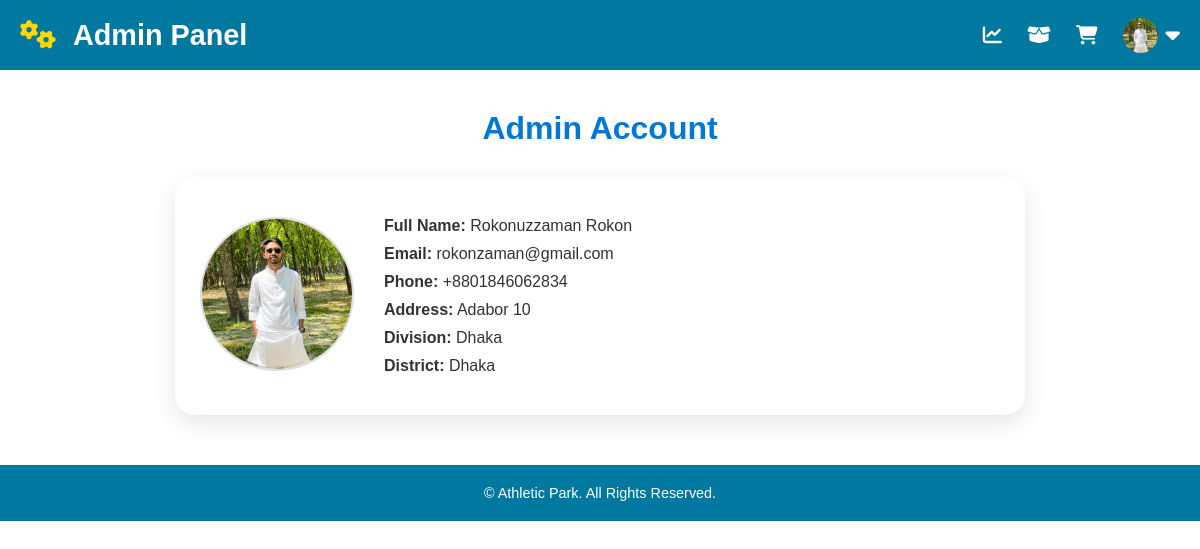
/admin/admin_profile.php (signed in), run on the app's committed database.
### tables this page shows
CREATE TABLE `users` (
  `id` int(11) NOT NULL,
  `fname` varchar(255) NOT NULL,
  `lname` varchar(255) NOT NULL,
  `address` varchar(255) NOT NULL,
  `phone` varchar(20) NOT NULL,
  `district` varchar(100) NOT NULL,
  `division` varchar(50) NOT NULL,
  `email` varchar(255) NOT NULL,
  `password` varchar(15) NOT NULL,
  `type` varchar(20) NOT NULL DEFAULT 'user',
  `profile_img` varchar(255) DEFAULT 'default.png'
);

### admin/admin_profile.php (the view, shortened to what this page needs)
<?php
include '../config.php';
include 'header.php';
$result = $mysqli->query("SELECT * FROM users WHERE id=".$_SESSION['id']." AND type='admin'");
$user = $result->fetch_object();
?>
<div class="account-section">
    <h2 class="section-title">Admin Account</h2>
    <div class="account-container">
        <div class="user-profile">
            <div class="profile-img">
                <img src="../images/users/<?php echo isset($user->profile_img) ? htmlspecialchars($user->profile_img) : 'default.png'; ?>" alt="Admin Image">
            </div>
            <div class="profile-details">
                <p><strong>Full Name:</strong> <?php echo htmlspecialchars($user->fname.' '.$user->lname); ?></p>
                <p><strong>Email:</strong> <?php echo htmlspecialchars($user->email); ?></p>
                <p><strong>Phone:</strong> <?php echo htmlspecialchars($user->phone); ?></p>
                <p><strong>Address:</strong> <?php echo htmlspecialchars($user->address); ?></p>
                <p><strong>Division:</strong> <?php echo htmlspecialchars($user->division); ?></p>
                <p><strong>District:</strong> <?php echo htmlspecialchars($user->district); ?></p>
            </div>
        </div>
    </div>
</div>
<?php include 'footer.php'; ?>

### admin/header.php (shortened to what this page needs)
<!DOCTYPE html>
<html lang="en">
<head>
<link rel="stylesheet" href="https://cdnjs.cloudflare.com/ajax/libs/font-awesome/6.4.0/css/all.min.css">
</head>
<body>
<nav>
  <div class="nav-container">
    <div class="logo">
      <a href="admin_account.php"><i class="fas fa-cogs"></i> Admin Panel</a>
    </div>
    <ul id="menu">
      <li><a href="admin_account.php"><i class="fas fa-chart-line"></i></a></li>
      <li><a href="product_list.php"><i class="fas fa-box-open"></i></a></li>
      <li><a href="orders_d.php"><i class="fas fa-shopping-cart"></i></a></li>
      <li>
        <?php
        $user_img = '../images/users/default.png';
        if(isset($_SESSION['id'])){
            include '../config.php';
            $result = $mysqli->query("SELECT profile_img FROM users WHERE id=".$_SESSION['id']);
            if($result && $row = $result->fetch_assoc()){
                if(!empty($row['profile_img'])){
                    $user_img = '../images/users/'.$row['profile_img'];
                }
            }
        }
        echo '<a href="#"><img src="'.htmlspecialchars($user_img).'" alt="Admin" style="width:35px;height:35px;border-radius:50%;object-fit:cover;margin-right:5px;"><i class="fas fa-caret-down" style="font-size:1.2em;margin-left:3px;"></i></a>';
        ?>
      </li>
    </ul>
  </div>
</nav>

### admin/header.php (style rules this page uses)
body { margin:0; font-family: 'Arial', sans-serif; }
nav { background:#0078A0; padding:0 20px; }
nav .nav-container { display:flex; justify-content:space-between; align-items:center; height:70px; max-width:1200px; margin:auto; }
nav .logo a { color:#fff; font-size:1.8em; font-weight:bold; text-decoration:none; }
nav .logo a i { color:#FFD700; margin-right:10px; }
nav ul { display:flex; list-style:none; margin:0; padding:0; align-items:center; gap:25px; }
nav ul li { position:relative; }
nav ul li a { color:#fff; text-decoration:none; display:flex; align-items:center; justify-content:center; height:70px; transition:0.3s; font-size:1.2em; }

### admin/admin_profile.php (style rules this page uses)
.section-title { text-align: center; font-size: 2em; color: #0078d7; margin: 40px 0 30px; font-weight: 700; }
.account-container { max-width: 800px; margin: 0 auto 50px; background: #fff; padding: 30px 25px; border-radius: 20px; box-shadow: 0 8px 25px rgba(0,0,0,0.1); }
.user-profile { display: flex; flex-wrap: wrap; align-items: center; gap: 30px; }
.profile-img img { width: 150px; height: 150px; border-radius: 50%; object-fit: cover; border: 2px solid #ddd; }
.profile-details { flex: 1; min-width: 250px; }
.profile-details p { font-size: 1em; margin: 10px 0; color: #333; }

### data on the page
users: profile_img (picture), fname+lname "Rokonuzzaman Rokon", email "rokonzaman@gmail.com", phone "+8801846062834", address "Adabor 10", division "Dhaka", district "Dhaka"
